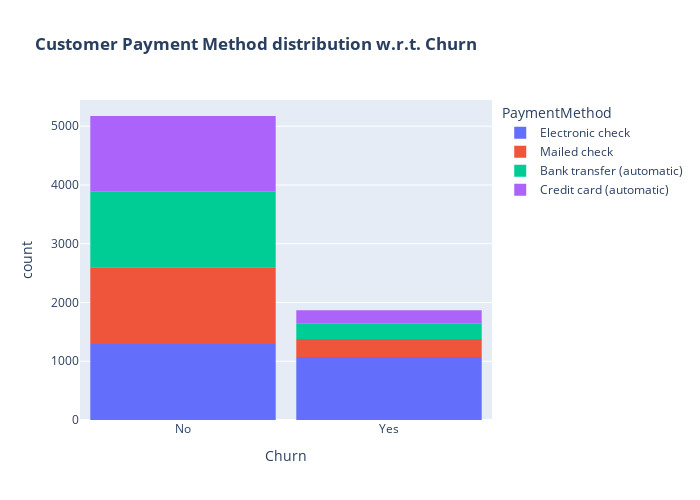

The cell this chart's notebook holds for it:
### Markdown cell above
Based on the dataset, 33.6% of the clients use Electronic payment method. Is there a correlation between the payment method used and the customers churning?

### Code cell
fig = px.histogram(df, x="Churn", color="PaymentMethod", title="<b>Customer Payment Method distribution w.r.t. Churn</b>")
fig.update_layout(width=700, height=500, bargap=0.1)
fig.show()

### Figure 1 — Plotly figure (JSON) as saved in the notebook; plotly's stock layout.template omitted (floating-point values rounded to 4 significant figures; data arrays with more than 128 entries replaced by an {"elided": "..."} marker saying what was removed)
{"data": [{"bingroup": "x", "hovertemplate": "PaymentMethod=Electronic check<br>Churn=%{x}<br>count=%{y}<extra></extra>", "legendgroup": "Electronic check", "marker": {"color": "#636efa", "pattern": {"shape": ""}}, "name": "Electronic check", "orientation": "v", "showlegend": true, "type": "histogram", "x": {"elided": "2365 str values"}, "xaxis": "x", "yaxis": "y"}, {"bingroup": "x", "hovertemplate": "PaymentMethod=Mailed check<br>Churn=%{x}<br>count=%{y}<extra></extra>", "legendgroup": "Mailed check", "marker": {"color": "#EF553B", "pattern": {"shape": ""}}, "name": "Mailed check", "orientation": "v", "showlegend": true, "type": "histogram", "x": {"elided": "1612 str values"}, "xaxis": "x", "yaxis": "y"}, {"bingroup": "x", "hovertemplate": "PaymentMethod=Bank transfer (automatic)<br>Churn=%{x}<br>count=%{y}<extra></extra>", "legendgroup": "Bank transfer (automatic)", "marker": {"color": "#00cc96", "pattern": {"shape": ""}}, "name": "Bank transfer (automatic)", "orientation": "v", "showlegend": true, "type": "histogram", "x": {"elided": "1544 str values"}, "xaxis": "x", "yaxis": "y"}, {"bingroup": "x", "hovertemplate": "PaymentMethod=Credit card (automatic)<br>Churn=%{x}<br>count=%{y}<extra></extra>", "legendgroup": "Credit card (automatic)", "marker": {"color": "#ab63fa", "pattern": {"shape": ""}}, "name": "Credit card (automatic)", "orientation": "v", "showlegend": true, "type": "histogram", "x": {"elided": "1522 str values"}, "xaxis": "x", "yaxis": "y"}], "layout": {"bargap": 0.1, "barmode": "relative", "height": 500, "legend": {"title": {"text": "PaymentMethod"}, "tracegroupgap": 0}, "title": {"text": "<b>Customer Payment Method distribution w.r.t. Churn</b>"}, "width": 700, "xaxis": {"anchor": "y", "domain": [0, 1], "title": {"text": "Churn"}}, "yaxis": {"anchor": "x", "domain": [0, 1], "title": {"text": "count"}}}}
